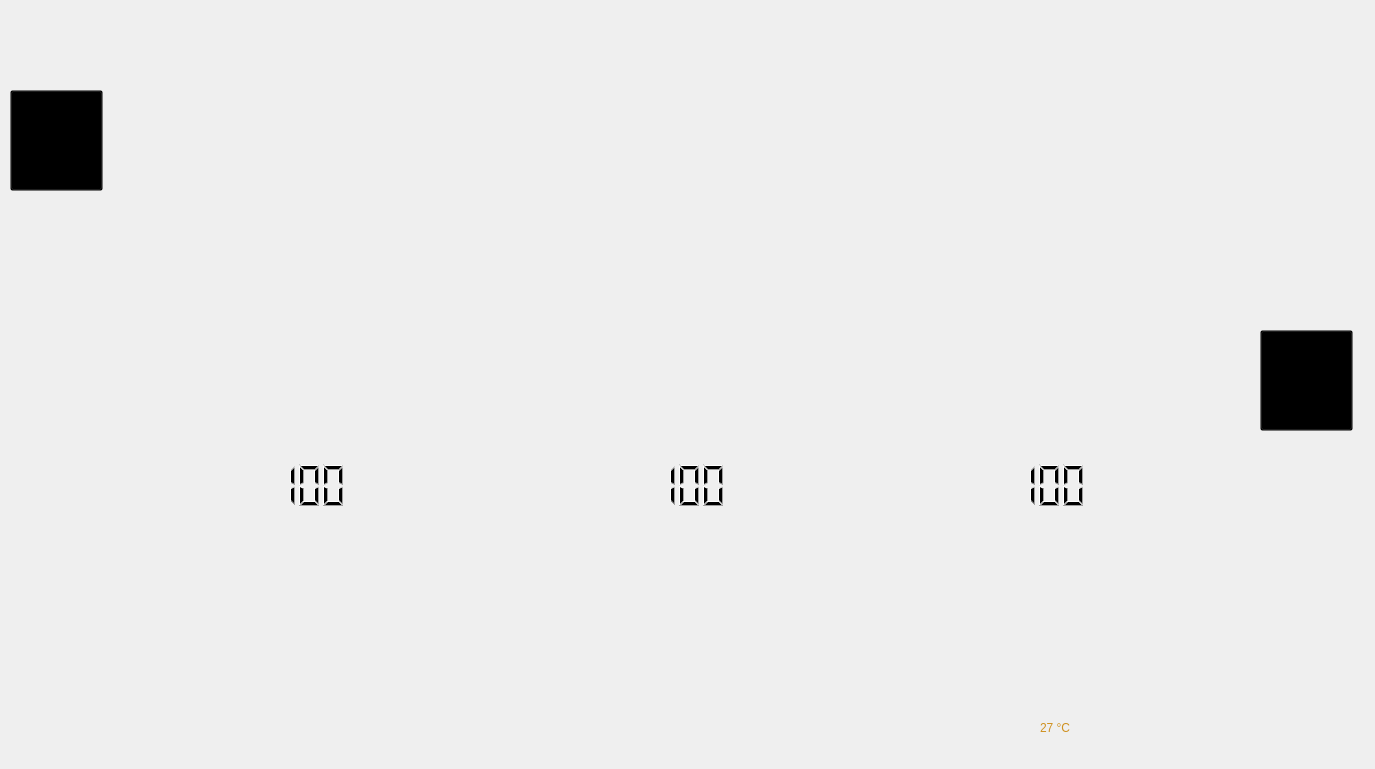
    <widget class="QWidget" name="Info_niveis">
     <widget class="QLabel" name="fundo5">
      <property name="geometry">
       <rect>
        <x>0</x>
        <y>0</y>
        <width>1366</width>
        <height>760</height>
       </rect>
      </property>
      <property name="styleSheet">
       <string notr="true">color:#cf9120;
font: 75 20pt &quot;Agency FB&quot;;</string>
      </property>
      <property name="text">
       <string/>
      </property>
      <property name="pixmap">
       <pixmap>../Projeto_design/Fundo5.png</pixmap>
      </property>
     </widget>
     <widget class="QPushButton" name="Voltar_info">
      <property name="geometry">
       <rect>
        <x>10</x>
        <y>90</y>
        <width>93</width>
        <height>101</height>
       </rect>
      </property>
      <property name="styleSheet">
       <string notr="true">background-color:transparent;</string>
      </property>
      <property name="text">
       <string/>
      </property>
     </widget>
     <widget class="QPushButton" name="passar_sit_travas">
      <property name="geometry">
       <rect>
        <x>1260</x>
        <y>330</y>
        <width>93</width>
        <height>101</height>
       </rect>
      </property>
      <property name="styleSheet">
       <string notr="true">background-color:transparent;</string>
      </property>
      <property name="text">
       <string/>
      </property>
     </widget>
     <widget class="QLabel" name="exib_temp_info_niv">
      <property name="geometry">
       <rect>
        <x>1040</x>
        <y>713</y>
        <width>60</width>
        <height>30</height>
       </rect>
      </property>
      <property name="styleSheet">
       <string notr="true">color: #cf9120;
font: 75 20pt &quot;Agency FB&quot;;</string>
      </property>
      <property name="text">
       <string>27 °C</string>
      </property>
     </widget>
     <widget class="QLCDNumber" name="nivel_agua">
      <property name="geometry">
       <rect>
        <x>210</x>
        <y>460</y>
        <width>150</width>
        <height>50</height>
       </rect>
      </property>
      <property name="lineWidth">
       <number>0</number>
      </property>
      <property name="value" stdset="0">
       <double>100.000000000000000</double>
      </property>
     </widget>
     <widget class="QLCDNumber" name="nivel_oleo">
      <property name="geometry">
       <rect>
        <x>590</x>
        <y>460</y>
        <width>150</width>
        <height>50</height>
       </rect>
      </property>
      <property name="lineWidth">
       <number>0</number>
      </property>
      <property name="value" stdset="0">
       <double>100.000000000000000</double>
      </property>
     </widget>
     <widget class="QLCDNumber" name="nivel_bat">
      <property name="geometry">
       <rect>
        <x>950</x>
        <y>460</y>
        <width>150</width>
        <height>50</height>
       </rect>
      </property>
      <property name="lineWidth">
       <number>0</number>
      </property>
      <property name="value" stdset="0">
       <double>100.000000000000000</double>
      </property>
     </widget>
     <widget class="QLabel" name="hora_info_niv">
      <property name="geometry">
       <rect>
        <x>680</x>
        <y>670</y>
        <width>110</width>
        <height>30</height>
       </rect>
      </property>
      <property name="styleSheet">
       <string notr="true">color:#cf9120;
font: 75 20pt &quot;Agency FB&quot;;</string>
      </property>
      <property name="text">
       <string/>
      </property>
     </widget>
     <widget class="QLabel" name="data_info_niv">
      <property name="geometry">
       <rect>
        <x>680</x>
        <y>713</y>
        <width>110</width>
        <height>30</height>
       </rect>
      </property>
      <property name="styleSheet">
       <string notr="true">color:#cf9120;
font: 75 20pt &quot;Agency FB&quot;;</string>
      </property>
      <property name="text">
       <string/>
      </property>
     </widget>
    </widget>
